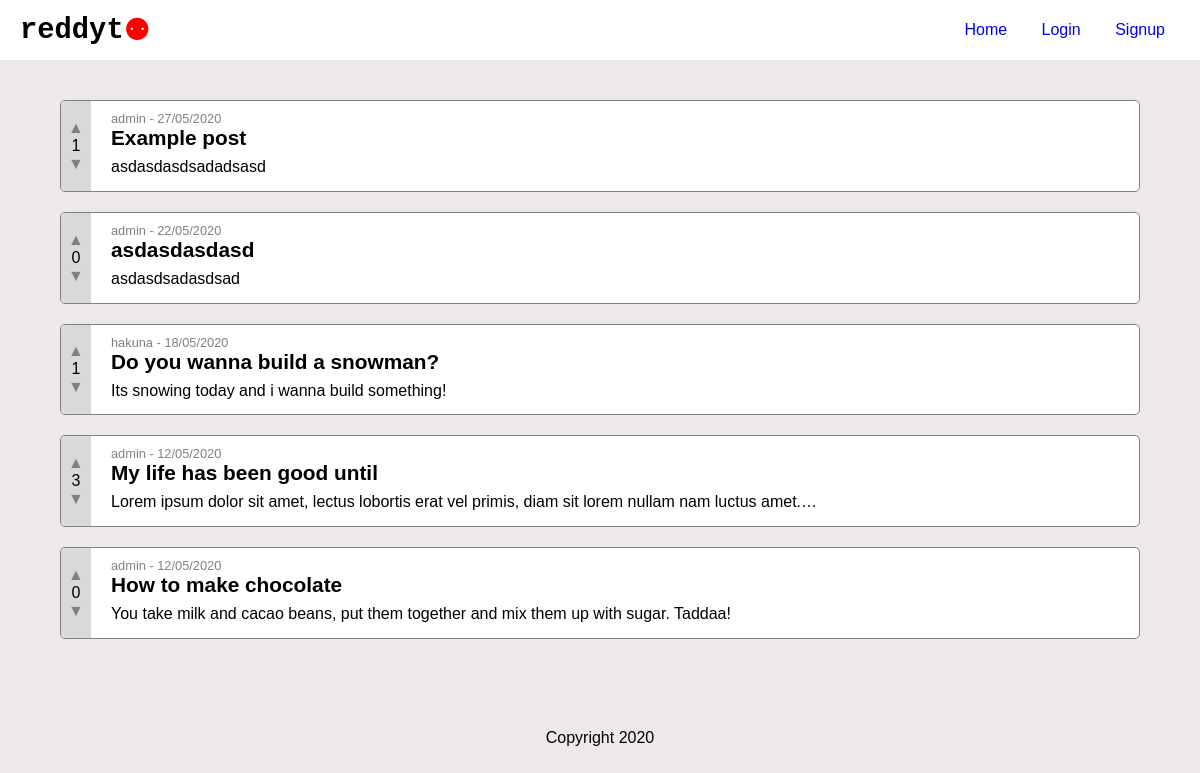
The page / on the database its author committed.
### discussion_app/models.py (models this page shows, shortened)
class Post(models.Model):
    title = models.CharField(max_length=200)
    text = models.TextField()
    user = models.ForeignKey(User, on_delete=models.CASCADE)
    created_timestamp = models.DateTimeField(auto_now_add=True)
    votes = models.IntegerField(default=0)
    class Meta:
        ordering = ['-created_timestamp']

### discussion_app/views.py (the view)
# urls.py: path("", views.index, name="index"),
def index(request):
    posts = Post.objects.all()[:5]
    context = {"posts": posts}
    return render(request, "discussion_app/index.html", context)

### templates/discussion_app/index.html
{% extends 'base.html' %} {% block title %}Homepage{% endblock title %}
{% block content %}
<div id="discussions">
  {% for post in posts %}
  <div class="discussion post-{{ post.id }}">
    <div class="left">
      <button class="upvote post-vote" data-postid="{{ post.id }}">&#x25B2;</button>
      <p class="votes">{{ post.votes }}</p>
      <button class="downvote post-vote" data-postid="{{ post.id }}">&#x25BC;</button>
    </div>
    <a class="right" href="{% url 'discussion_app:single_post' post.id %}">
      <p class="author">{{ post.user.username }} - {{ post.created_timestamp|date:"d/m/Y" }}</p>
      <p class="title">{{ post.title }}</p>
      <p class="text">{{ post.text|truncatechars:100 }}</p>
    </a>
  </div>
  {% endfor %}
</div>
{% endblock content%}

### static/css/main.css (style rules this page uses)
*, *:before, *:after { padding: 0px; margin: 0px; font-family: sans-serif; box-sizing: border-box; font-size: 16px; }
body { background: #eee9e9; width: 100vw; max-width: 100%; }
#discussions { width: 90vw; position: relative; margin: 30px auto; }
#discussions .discussion { background: white; width: 90vw; min-height: 40px; display: inline-flex; border-radius: 5px; margin: 10px 0px; border: 1px solid grey; }
#discussions .discussion .left { min-width: 30px; background: #d9d9d9; display: flex; justify-content: center; align-items: center; border-radius: 5px 0px 0px 5px; flex-direction: column; }
#discussions .discussion .left button { border: none; background: transparent; cursor: pointer; color: grey; }
#discussions .discussion .right { padding: 10px 20px; text-decoration-color: black; text-decoration: none; color: black; }
#discussions .discussion .right .title { font-weight: bold; font-size: 1.3rem; margin-bottom: 0.5rem; transition: all 0.2s; }
#discussions .discussion .right .text { margin-bottom: 0.3rem; }
#discussions .discussion .right .author { color: grey; font-size: 0.8rem; }

### rows shown on the page
Post: votes "1", user.username "admin", created_timestamp "27/05/2020", title "Example post", text "asdasdasdsadadsasd"
Post: votes "0", user.username "admin", created_timestamp "22/05/2020", title "asdasdasdasd", text "asdasdsadasdsad"
Post: votes "1", user.username "hakuna", created_timestamp "18/05/2020", title "Do you wanna build a snowman?", text "Its snowing today and i wanna build something!"
Post: votes "3", user.username "admin", created_timestamp "12/05/2020", title "My life has been good until", text "Lorem ipsum dolor sit amet, lectus lobortis erat vel primis, diam sit lorem nullam nam luctus amet.…"
Post: votes "0", user.username "admin", created_timestamp "12/05/2020", title "How to make chocolate", text "You take milk and cacao beans, put them together and mix them up with sugar. Taddaa!"
